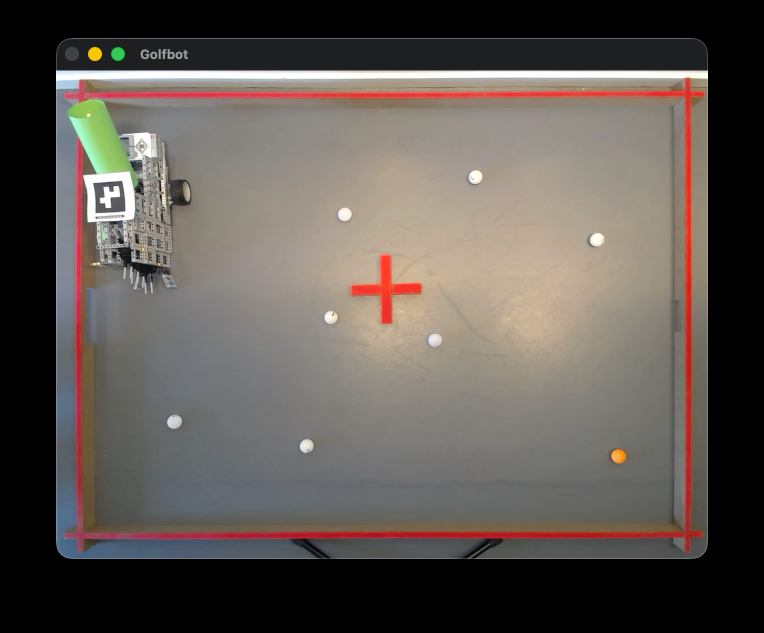
#> input picture test_img_1.png, 1528 x 1266 px (shown at 1/2 size); its folder holds only this picture in this run
$ python -i perspective.py   (imports and definitions only)
#> lines starting #> are read from the running program, lines starting #| are printed output that depends on the picture; after the words box and inside, x2 and y2 are one past the last pixel; in counts of white or black regions, pixels touching at a corner belong together
#> further down, picture is the input picture: shape (1266, 1528, 3); mean B, G, R 81.6, 87.1, 94.3
### src/vision/danger_detector.py
import math
import cv2 as cv
import numpy as np
from numpy.typing import NDArray
from typing import Optional

from config import (
    Settings,
    RED_RANGE_1,
    RED_RANGE_2,
    PERSPECTIVE_PADDING_PX,
    FIELD_WIDTH_CM,
    FIELD_HEIGHT_CM,
)
from models import (
    DangerFlags,
    DangerState,
    RobotPose,
    BallDetection,
)


def build_danger_mask(frame: np.ndarray) -> np.ndarray:
    hsv_frame = cv.cvtColor(frame, cv.COLOR_BGR2HSV)
#> hsv_frame: shape (1266, 1528, 3); mean H, S, V 30.4, 26.5, 96.2
    red1 = cv.inRange(hsv_frame, RED_RANGE_1.lower, RED_RANGE_1.upper)
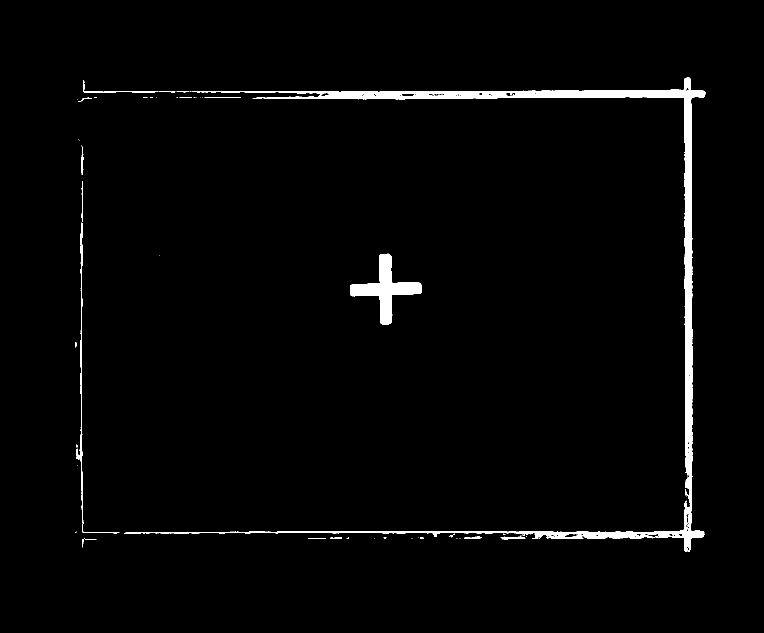
#> red1: shape (1266, 1528) (shown at 1/2 size); 2.1% white; 63 white regions (46 under 20 px), largest, box (x1, y1, x2, y2) and area: (248, 155, 1411, 1104) 30508, (700, 507, 844, 649) 6150, (152, 445, 239, 1067) 1800
    red2 = cv.inRange(hsv_frame, RED_RANGE_2.lower, RED_RANGE_2.upper)
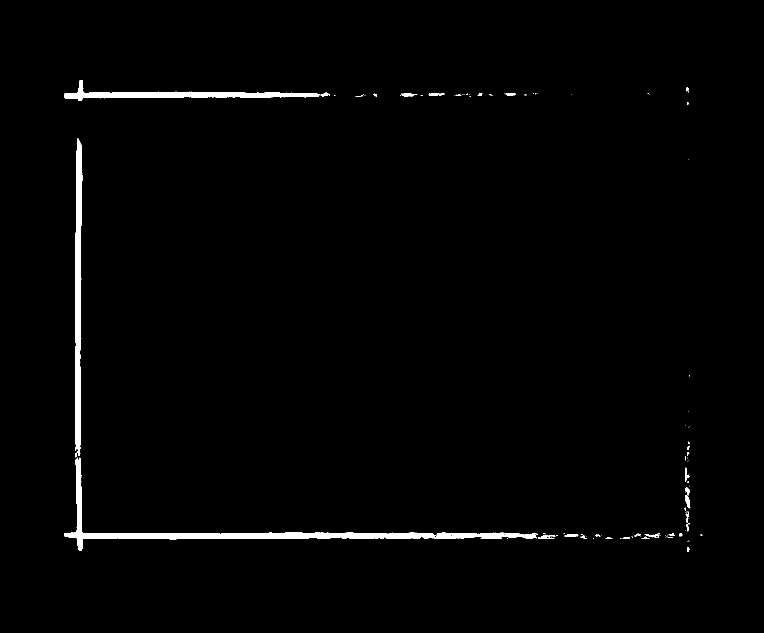
#> red2: shape (1266, 1528) (shown at 1/2 size); 1.3% white; 110 white regions (80 under 20 px), largest, box (x1, y1, x2, y2) and area: (129, 915, 1076, 1102) 11856, (150, 276, 166, 912) 6794, (128, 160, 640, 202) 5458
    mask = cv.bitwise_or(red1, red2)
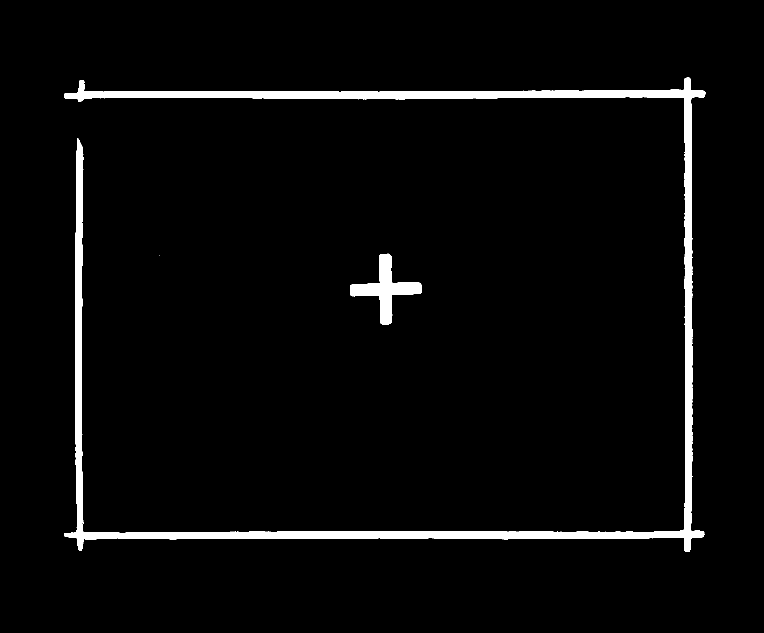
#> mask: shape (1266, 1528) (shown at 1/2 size); 3.4% white; 3 white regions (1 under 20 px), largest, box (x1, y1, x2, y2) and area: (128, 155, 1411, 1104) 59800, (700, 507, 844, 649) 6150
    kernel = np.ones((5, 5), np.uint8)
    mask = cv.morphologyEx(mask, cv.MORPH_OPEN, kernel)
#> mask: shape (1266, 1528); 3.4% white; 2 white regions, box (x1, y1, x2, y2) and area: (128, 155, 1411, 1104) 59480, (701, 508, 844, 649) 6128
    mask = cv.morphologyEx(mask, cv.MORPH_CLOSE, kernel)
#> mask: shape (1266, 1528); 3.4% white; 2 white regions, box (x1, y1, x2, y2) and area: (128, 155, 1411, 1104) 59569, (701, 508, 844, 649) 6133
    return mask


# [162 lines left out: functions detect_danger_zones, is_ball_in_danger_zone, not called in this run]

### src/vision/perspective.py
import math
import cv2 as cv
import numpy as np

from config import (
    PERSPECTIVE_PADDING_PX,
)
from .danger_detector import build_danger_mask

PERSPECTIVE_UPDATE_INTERVAL = 5
PERSPECTIVE_SMOOTHING = 0.9


PERSPECTIVE_OUTPUT_SIZE: tuple[int, int] | None = None

_perspective_frame_counter = 0
_smoothed_perspective_points: np.ndarray | None = None


def correct_perspective(frame: np.ndarray) -> np.ndarray:
    global _perspective_frame_counter, _smoothed_perspective_points

    should_update = (
        _smoothed_perspective_points is None
        or _perspective_frame_counter >= PERSPECTIVE_UPDATE_INTERVAL
    )

    if should_update:
        detected_src = find_danger_perspective_points(frame)

        if detected_src is not None:
            detected_src = np.asarray(detected_src, dtype=np.float32)

            if _smoothed_perspective_points is None:
                _smoothed_perspective_points = detected_src
            else:
                alpha = float(PERSPECTIVE_SMOOTHING)
                _smoothed_perspective_points = (
                    alpha * _smoothed_perspective_points
                    + (1.0 - alpha) * detected_src
                )

        _perspective_frame_counter = 0
    else:
        _perspective_frame_counter += 1

    if _smoothed_perspective_points is None:
        return frame

    src = np.asarray(_smoothed_perspective_points, dtype=np.float32)

    if PERSPECTIVE_OUTPUT_SIZE is None:
        top_width = np.linalg.norm(src[1] - src[0])
        bottom_width = np.linalg.norm(src[2] - src[3])
        left_height = np.linalg.norm(src[3] - src[0])
        right_height = np.linalg.norm(src[2] - src[1])
        width = int(max(top_width, bottom_width))
        height = int(max(left_height, right_height))
    else:
        width, height = PERSPECTIVE_OUTPUT_SIZE

    padding = int(PERSPECTIVE_PADDING_PX)
    output_width = width + padding * 2
    output_height = height + padding * 2

    dst = np.float32([
        [padding, padding],
        [padding + width - 1, padding],
        [padding + width - 1, padding + height - 1],
        [padding, padding + height - 1],
    ])

    matrix = cv.getPerspectiveTransform(src, dst)
    return cv.warpPerspective(frame, matrix, (output_width, output_height))


def find_danger_perspective_points(frame: np.ndarray) -> np.ndarray | None:
    mask = build_danger_mask(frame)

    kernel = np.ones((5, 5), np.uint8)
    mask = cv.morphologyEx(mask, cv.MORPH_CLOSE, kernel, iterations=2)
#> mask: shape (1266, 1528); 3.4% white; 2 white regions, box (x1, y1, x2, y2) and area: (128, 155, 1411, 1104) 59755, (701, 508, 844, 649) 6144

    lines = cv.HoughLinesP(
        mask,
        rho=1,
        theta=np.pi / 180,
        threshold=90,
        minLineLength=max(80, min(frame.shape[:2]) // 4),
        maxLineGap=35,
    )
#> lines = 58 rows, first 6: [131, 186, 1410, 186], [128, 192, 1409, 192], [130, 1073, 1406, 1073], [155, 184, 1410, 184], [156, 183, 1409, 183], [128, 190, 1409, 190]

    if lines is None:
        return None

    horizontal = []
    vertical = []

    for x1, y1, x2, y2 in lines.reshape(-1, 4):
        dx = x2 - x1
        dy = y2 - y1
        length = math.hypot(dx, dy)
        if length < 80:
            continue

        angle = abs(math.degrees(math.atan2(dy, dx)))
        if angle > 90:
            angle = 180 - angle

        if angle < 15:
            horizontal.append((length, (x1, y1, x2, y2)))
        elif angle > 75:
            vertical.append((length, (x1, y1, x2, y2)))
#> this loop made 58 passes
#> (x1, y1, x2, y2, dx, dy, length, angle) on passes 1 to 8: (131, 186, 1410, 186, 1279, 0, 1279, 0), (128, 192, 1409, 192, 1281, 0, 1281, 0), (130, 1073, 1406, 1073, 1276, 0, 1276, 0), (155, 184, 1410, 184, 1255, 0, 1255, 0), (156, 183, 1409, 183, 1253, 0, 1253, 0), (128, 190, 1409, 190, 1281, 0, 1281, 0), (129, 1069, 1407, 1069, 1278, 0, 1278, 0), (154, 185, 1410, 185, 1256, 0, 1256, 0)
#> after the loop, horizontal = 31 items; vertical = 27 items

    if len(horizontal) < 2 or len(vertical) < 2:
        return None

    horizontal = sorted(horizontal, key=lambda l: (l[1][1] + l[1][3]) / 2)
    vertical = sorted(vertical, key=lambda l: (l[1][0] + l[1][2]) / 2)

    top = horizontal[0][1]
#> top = (1063, 181, 1406, 181)
    bottom = horizontal[-1][1]
#> bottom = (164, 1077, 673, 1077)
    left = vertical[0][1]
#> left = (151, 929, 151, 465)
    right = vertical[-1][1]
#> right = (1383, 1007, 1383, 271)

    def fit_y_line(line):
#> called with line = (1063, 181, 1406, 181)
        x1, y1, x2, y2 = line
#> x1 = 1063; y1 = 181; x2 = 1406; y2 = 181
        return np.polyfit([x1, x2], [y1, y2], 1)

    def fit_x_line(line):
        x1, y1, x2, y2 = line
        return np.polyfit([y1, y2], [x1, x2], 1)

    top_m, top_b = fit_y_line(top)
#> top_m = 1.12e-16; top_b = 181
    bottom_m, bottom_b = fit_y_line(bottom)
#> bottom_m = 3.87e-16; bottom_b = 1077
    left_m, left_b = fit_x_line(left)
#> in fit_x_line, `x1, y1, x2, y2 = line`: x1 = 151; y1 = 929; x2 = 151; y2 = 465
#> left_m = -4.33e-17; left_b = 151
    right_m, right_b = fit_x_line(right)
#> right_m = -5.13e-16; right_b = 1383

    def intersect(h_line, v_line):
#> called with h_line = (1.12e-16, 181), v_line = (-4.33e-17, 151)
        mh, bh = h_line      # y = mh*x + bh
#> mh = 1.12e-16; bh = 181
        mv, bv = v_line      # x = mv*y + bv
#> mv = -4.33e-17; bv = 151
        x = (mv * bh + bv) / (1 - mv * mh)
#> x = 151
        y = mh * x + bh
#> y = 181
        return [x, y]

    points = np.float32([
        intersect((top_m, top_b), (left_m, left_b)),
        intersect((top_m, top_b), (right_m, right_b)),
        intersect((bottom_m, bottom_b), (right_m, right_b)),
        intersect((bottom_m, bottom_b), (left_m, left_b)),
    ])
#> points = [[151, 181], [1383, 181], [1383, 1077], [151, 1077]]

    return order_perspective_points(points)


def order_perspective_points(points: np.ndarray) -> np.ndarray:
    pts = np.asarray(points, dtype=np.float32).reshape(4, 2)
#> pts has the same summary as points in find_danger_perspective_points

    sums = pts.sum(axis=1)
#> sums = [332, 1564, 2460, 1228]
    diffs = np.diff(pts, axis=1).reshape(4)
#> diffs = [30, -1202, -306, 926]

    top_left = pts[np.argmin(sums)]
#> top_left = [151, 181]
    bottom_right = pts[np.argmax(sums)]
#> bottom_right = [1383, 1077]
    top_right = pts[np.argmin(diffs)]
#> top_right = [1383, 181]
    bottom_left = pts[np.argmax(diffs)]
#> bottom_left = [151, 1077]

    return np.asarray(
        [top_left, top_right, bottom_right, bottom_left],
        dtype=np.float32,
    )

>>> import cv2
>>> picture = cv2.imread('../../test_img_1.png')
>>> result = correct_perspective(picture)
#> in correct_perspective, `detected_src = find_danger_perspective_points(frame)`: detected_src has the same summary as points in find_danger_perspective_points
#> in correct_perspective, `src = np.asarray(_smoothed_perspective_points, dtype=np.float32)`: src has the same summary as points in find_danger_perspective_points
#> in correct_perspective, `top_width = np.linalg.norm(src[1] - src[0])`: top_width = 1232
#> in correct_perspective, `left_height = np.linalg.norm(src[3] - src[0])`: left_height = 896
#> in correct_perspective, `width = int(max(top_width, bottom_width))`: width = 1232
#> in correct_perspective, `height = int(max(left_height, right_height))`: height = 896
#> in correct_perspective, `output_width = width + padding * 2`: output_width = 1312
#> in correct_perspective, `output_height = height + padding * 2`: output_height = 976
#> in correct_perspective, `dst = np.float32([ [padding, padding], [padding + width - 1, padding],..`: dst = [[40, 40], [1271, 40], [1271, 935], [40, 935]]
#> in correct_perspective, `matrix = cv.getPerspectiveTransform(src, dst)`: matrix = [[0.999, 1.81e-17, -110.9], [1.64e-17, 0.999, -140.8], [-1.03e-19, 2.72e-36, 1]]
#> in correct_perspective, `return cv.warpPerspective(frame, matrix, (output_width, output_height))`:
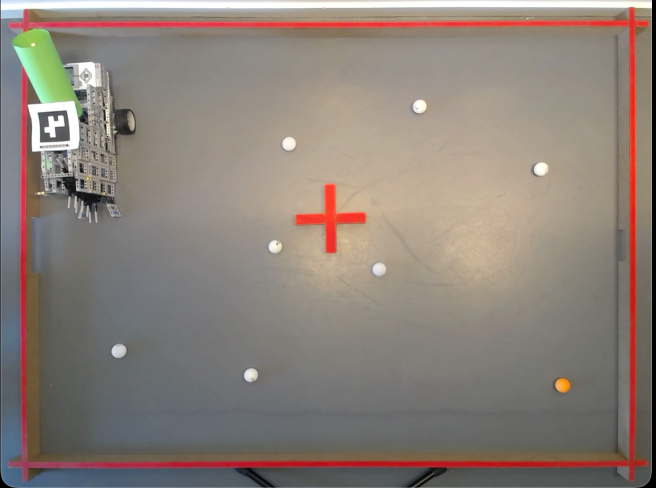
#> returned value: shape (976, 1312, 3) (shown at 1/2 size); mean of channels 0, 1, 2 120.7, 128.8, 139.9; drawn as B, G, R

$ run again, on test_img_3.png
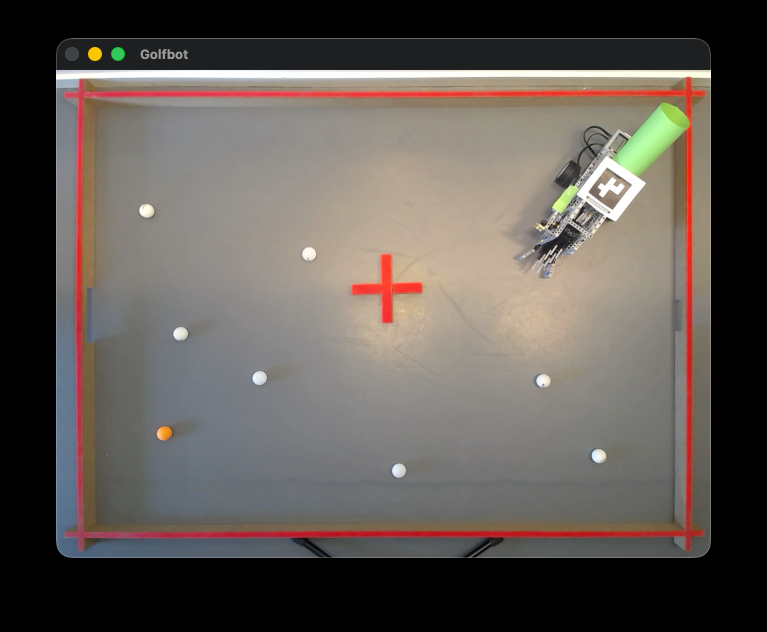
#> input picture test_img_3.png, 1534 x 1264 px (shown at 1/2 size)
#> picture is the input picture: shape (1264, 1534, 3); mean B, G, R 83.3, 88.6, 95.8
#> hsv_frame: shape (1264, 1534, 3); mean H, S, V 31.6, 26.4, 97.9
#> in build_danger_mask, `red1 = cv.inRange(hsv_frame, RED_RANGE_1.lower, RED_RANGE_1.upper)`:
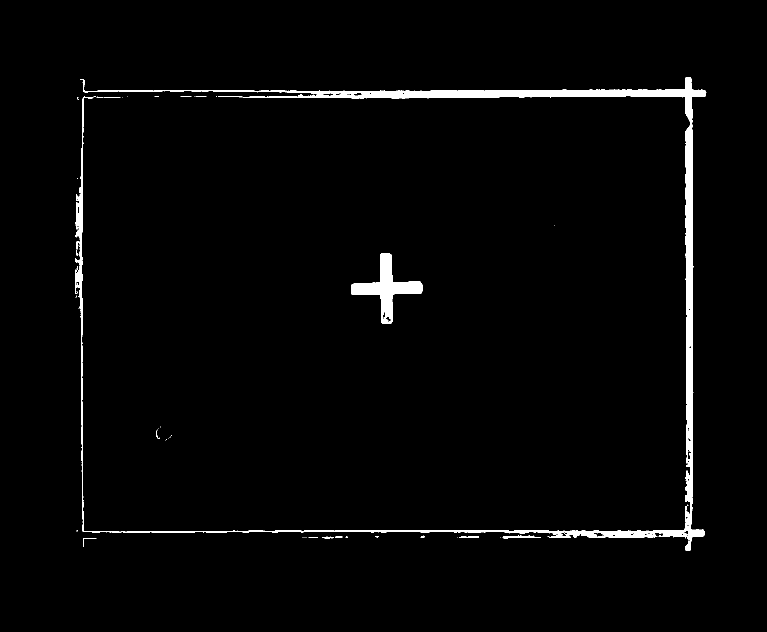
#> red1: shape (1264, 1534) (shown at 1/2 size); 2.1% white; 51 white regions (36 under 20 px), largest, box (x1, y1, x2, y2) and area: (150, 154, 1413, 1102) 33920, (702, 506, 845, 647) 6007, (1005, 1071, 1082, 1077) 266
#> red2: shape (1264, 1534); 1.3% white; 109 white regions (78 under 20 px), largest, box (x1, y1, x2, y2) and area: (130, 572, 1117, 1101) 15878, (128, 158, 637, 394) 7046, (151, 469, 161, 522) 315
#> lines = 58 rows, first 6: [130, 1068, 1409, 1068], [130, 1064, 1409, 1064], [128, 188, 1411, 188], [151, 1063, 1409, 1063], [130, 1069, 1408, 1069], [130, 1065, 1409, 1065]
#> the loop in find_danger_perspective_points, `for x1, y1, x2, y2 in lines.reshape(-1, 4):` made 58 passes
#> (x1, y1, x2, y2, dx, dy, length, angle) on passes 1 to 8: (130, 1068, 1409, 1068, 1279, 0, 1279, 0), (130, 1064, 1409, 1064, 1279, 0, 1279, 0), (128, 188, 1411, 188, 1283, 0, 1283, 0), (151, 1063, 1409, 1063, 1258, 0, 1258, 0), (130, 1069, 1408, 1069, 1278, 0, 1278, 0), (130, 1065, 1409, 1065, 1279, 0, 1279, 0), (380, 1062, 1408, 1062, 1028, 0, 1028, 0), (155, 182, 1411, 182, 1256, 0, 1256, 0)
#> after the loop in find_danger_perspective_points, `for x1, y1, x2, y2 in lines.reshape(-1, 4):`: horizontal = 30 items; vertical = 28 items
#> top = (1033, 180, 1409, 180)
#> bottom = (165, 1075, 667, 1075)
#> left = (152, 872, 152, 372)
#> right = (1385, 598, 1385, 270)
#> in fit_y_line, `x1, y1, x2, y2 = line`: x1 = 1033; y1 = 180; x2 = 1409; y2 = 180
#> top_m = -7.71e-17; top_b = 180
#> bottom_m = -1.26e-17; bottom_b = 1075
#> in fit_x_line, `x1, y1, x2, y2 = line`: x1 = 152; y1 = 872; x2 = 152; y2 = 372
#> left_m = -5.62e-18; left_b = 152
#> right_m = 1.25e-15; right_b = 1385
#> mh = -7.71e-17; bh = 180
#> mv = -5.62e-18; bv = 152
#> y = 180
#> points = [[152, 180], [1385, 180], [1385, 1075], [152, 1075]]
#> pts has the same summary as points in find_danger_perspective_points
#> sums = [332, 1565, 2460, 1227]
#> diffs = [28, -1205, -310, 923]
#> top_left = [152, 180]
#> bottom_right = [1385, 1075]
#> top_right = [1385, 180]
#> bottom_left = [152, 1075]
#> detected_src has the same summary as points in find_danger_perspective_points
#> src has the same summary as points in find_danger_perspective_points
#> top_width = 1233
#> left_height = 895
#> width = 1233
#> height = 895
#> output_width = 1313
#> output_height = 975
#> dst = [[40, 40], [1272, 40], [1272, 934], [40, 934]]
#> matrix = [[0.999, 2.89e-17, -111.9], [5.74e-18, 0.999, -139.8], [1.42e-19, 1.29e-20, 1]]
#> in correct_perspective, `return cv.warpPerspective(frame, matrix, (output_width, output_height))`:
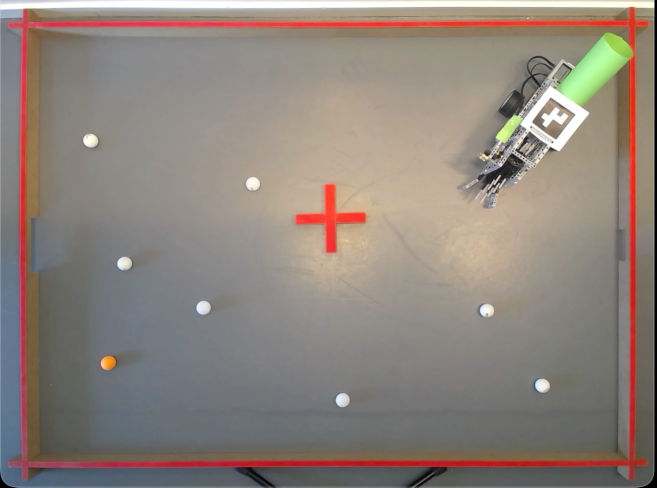
#> returned value: shape (975, 1313, 3) (shown at 1/2 size); mean of channels 0, 1, 2 123.6, 131.6, 142.5; drawn as B, G, R
